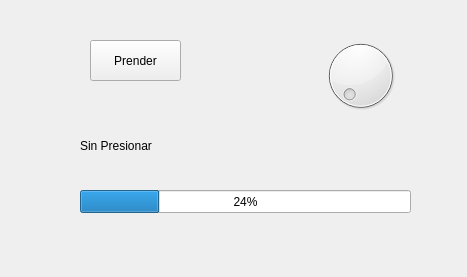
<?xml version="1.0" encoding="UTF-8"?>
<ui version="4.0">
 <class>MainWindow</class>
 <widget class="QMainWindow" name="MainWindow">
  <property name="geometry">
   <rect>
    <x>0</x>
    <y>0</y>
    <width>467</width>
    <height>277</height>
   </rect>
  </property>
  <property name="windowTitle">
   <string>MainWindow</string>
  </property>
  <widget class="QWidget" name="centralwidget">
   <widget class="QPushButton" name="btnLed">
    <property name="geometry">
     <rect>
      <x>90</x>
      <y>40</y>
      <width>91</width>
      <height>41</height>
     </rect>
    </property>
    <property name="text">
     <string>Prender</string>
    </property>
   </widget>
   <widget class="QDial" name="dial">
    <property name="geometry">
     <rect>
      <x>320</x>
      <y>30</y>
      <width>81</width>
      <height>91</height>
     </rect>
    </property>
    <property name="maximum">
     <number>100</number>
    </property>
   </widget>
   <widget class="QProgressBar" name="progressBar">
    <property name="geometry">
     <rect>
      <x>80</x>
      <y>190</y>
      <width>331</width>
      <height>23</height>
     </rect>
    </property>
    <property name="value">
     <number>24</number>
    </property>
   </widget>
   <widget class="QLabel" name="lblbtn">
    <property name="geometry">
     <rect>
      <x>80</x>
      <y>130</y>
      <width>191</width>
      <height>31</height>
     </rect>
    </property>
    <property name="text">
     <string>Sin Presionar</string>
    </property>
   </widget>
  </widget>
 </widget>
 <resources/>
 <connections/>
</ui>
